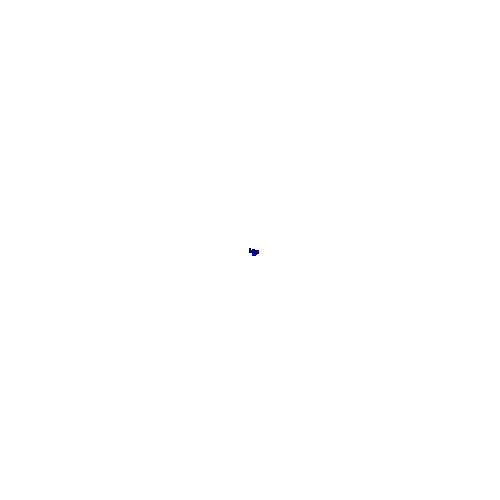
Frame 1 (no input)
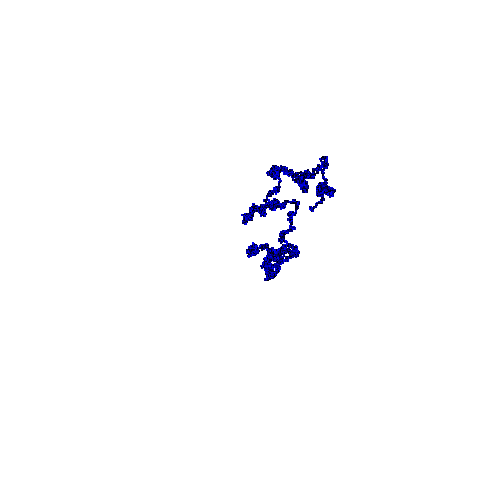
Frame 60 (the mouse pressed at the canvas centre just before this capture)
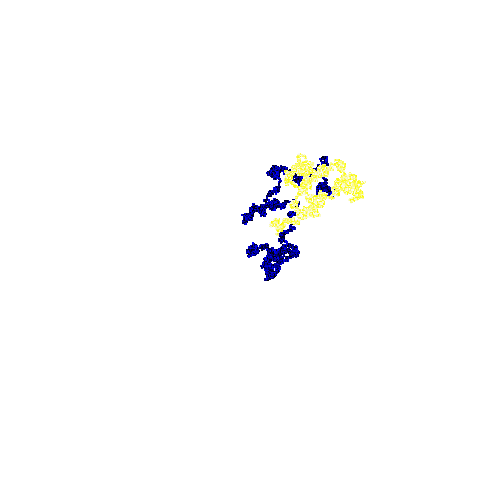
Frame 120 (the mouse held since frame 60 and released just before this capture)

The Processing sketch that drew these frames (run headless with seeded random() and noise(); from frame 60 on, the mouse is pressed at the canvas centre):

// Processing sketch: randomWalker
// ── randomWalker.pde
Walker w;
void setup(){
background(255);
  size(500,500);

  w = new Walker();
}


void draw(){
for(int x =0;x<100;x++){
w.Walk();
w.render();
}
}
// ── Walker.pde
public class Walker{
int x,y;
Walker(){
x=width/2;
y=height/2;

}
public void render(){
  
  if(x>width){
  x=width-1;
  }
 else if (x<0){
 x=0;
 }
  else if (y<0){
 y=0;
 }
  else if (y>height){
 y=height;
 }

stroke(mouseY,mouseX,random(0,255));


rect(x,y,1,1);

  
}
public void Walk(){
constrain(x,0,width);
constrain(y,0,height);
float ran = random(4);

ran = floor(ran);

if(ran==0){
x++;

}
else if(ran==1){
y++;

}

else if(ran==2){
x--;

}
else if(ran==3){
y--;

}


}


}
